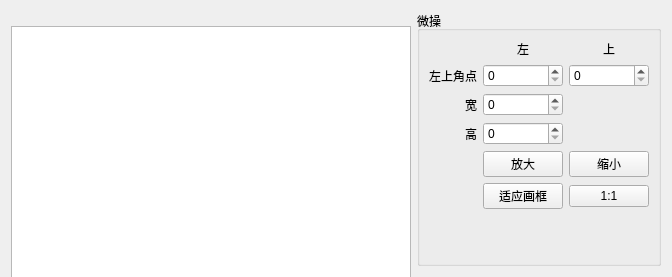
<?xml version="1.0" encoding="UTF-8"?>
<ui version="4.0">
 <class>ImageCropper</class>
 <widget class="QWidget" name="ImageCropper">
  <property name="geometry">
   <rect>
    <x>0</x>
    <y>0</y>
    <width>654</width>
    <height>273</height>
   </rect>
  </property>
  <property name="windowTitle">
   <string notr="true">ImageCropper</string>
  </property>
  <layout class="QHBoxLayout" name="horizontalLayout">
   <property name="spacing">
    <number>6</number>
   </property>
   <item>
    <widget class="QGraphicsView" name="graphicsView">
     <property name="minimumSize">
      <size>
       <width>400</width>
       <height>255</height>
      </size>
     </property>
     <property name="maximumSize">
      <size>
       <width>400</width>
       <height>225</height>
      </size>
     </property>
    </widget>
   </item>
   <item>
    <widget class="QGroupBox" name="groupBox">
     <property name="title">
      <string>微操</string>
     </property>
     <layout class="QGridLayout" name="gridLayout">
      <item row="3" column="0">
       <widget class="QLabel" name="label_2">
        <property name="text">
         <string>宽</string>
        </property>
        <property name="alignment">
         <set>Qt::AlignRight|Qt::AlignTrailing|Qt::AlignVCenter</set>
        </property>
       </widget>
      </item>
      <item row="1" column="2">
       <widget class="QSpinBox" name="topLeftPointTopSpinBox"/>
      </item>
      <item row="6" column="2">
       <widget class="QPushButton" name="resizeTo100Button">
        <property name="text">
         <string>1:1</string>
        </property>
       </widget>
      </item>
      <item row="6" column="1">
       <widget class="QPushButton" name="fitInViewButton">
        <property name="text">
         <string>适应画框</string>
        </property>
       </widget>
      </item>
      <item row="5" column="1">
       <widget class="QPushButton" name="zoomInButton">
        <property name="text">
         <string>放大</string>
        </property>
       </widget>
      </item>
      <item row="1" column="1">
       <widget class="QSpinBox" name="topLeftPointLeftSpinBox"/>
      </item>
      <item row="5" column="2">
       <widget class="QPushButton" name="zoomOutButton">
        <property name="text">
         <string>缩小</string>
        </property>
       </widget>
      </item>
      <item row="4" column="0">
       <widget class="QLabel" name="label_3">
        <property name="text">
         <string>高</string>
        </property>
        <property name="alignment">
         <set>Qt::AlignRight|Qt::AlignTrailing|Qt::AlignVCenter</set>
        </property>
       </widget>
      </item>
      <item row="3" column="1">
       <widget class="QSpinBox" name="widthSpinBox"/>
      </item>
      <item row="1" column="0">
       <widget class="QLabel" name="label">
        <property name="text">
         <string>左上角点</string>
        </property>
        <property name="alignment">
         <set>Qt::AlignRight|Qt::AlignTrailing|Qt::AlignVCenter</set>
        </property>
       </widget>
      </item>
      <item row="4" column="1">
       <widget class="QSpinBox" name="heightSpinBox"/>
      </item>
      <item row="0" column="1">
       <widget class="QLabel" name="label_4">
        <property name="text">
         <string>左</string>
        </property>
        <property name="alignment">
         <set>Qt::AlignBottom|Qt::AlignHCenter</set>
        </property>
       </widget>
      </item>
      <item row="0" column="2">
       <widget class="QLabel" name="label_5">
        <property name="text">
         <string>上</string>
        </property>
        <property name="alignment">
         <set>Qt::AlignBottom|Qt::AlignHCenter</set>
        </property>
       </widget>
      </item>
      <item row="7" column="1">
       <spacer name="verticalSpacer">
        <property name="orientation">
         <enum>Qt::Vertical</enum>
        </property>
        <property name="sizeHint" stdset="0">
         <size>
          <width>20</width>
          <height>40</height>
         </size>
        </property>
       </spacer>
      </item>
     </layout>
    </widget>
   </item>
  </layout>
 </widget>
 <resources/>
 <connections/>
</ui>
